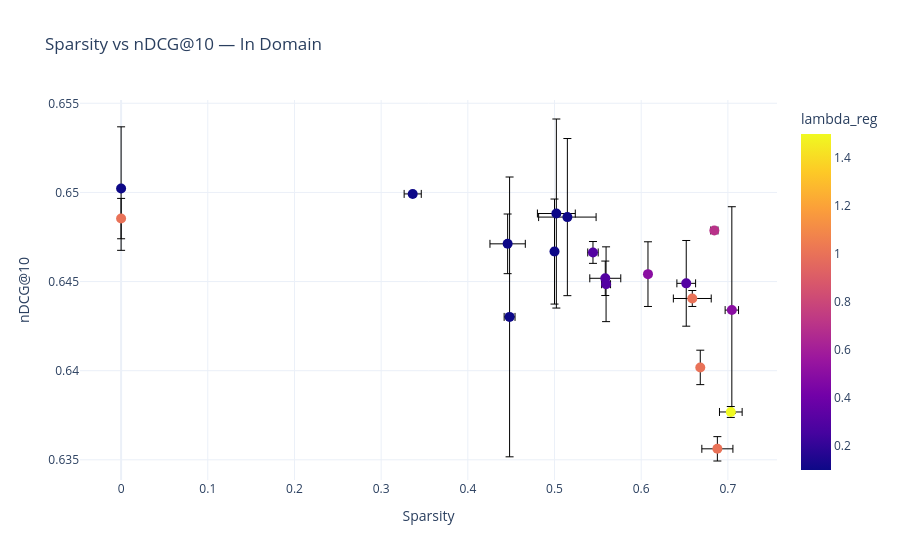

The cell this chart's notebook holds for it:
### Code cell
fig = plot_sparsity_vs_ndcg(
    xp_df,
    dataset="In Domain",
    color_key="lambda_reg",
    hover_keys=("temp_schedule", "temp_end"),
)

### Figure 1 — Plotly figure (JSON) as saved in the notebook; plotly's stock layout.template omitted (floating-point values rounded to 4 significant figures)
{"data": [{"customdata": [["temp_schedule=cosine<br>temp_end=0.01"], ["temp_schedule=cosine<br>temp_end=0.1"], ["temp_schedule=cosine<br>temp_end=0.1"], ["temp_schedule=exp<br>temp_end=0.1"], ["temp_schedule=exp<br>temp_end=0.1"], ["temp_schedule=exp<br>temp_end=0.1"], ["temp_schedule=exp<br>temp_end=0.1"], ["temp_schedule=cosine<br>temp_end=0.1"], ["temp_schedule=exp<br>temp_end=0.1"], ["temp_schedule=exp<br>temp_end=0.1"], ["temp_schedule=linear<br>temp_end=0.1"], ["temp_schedule=exp<br>temp_end=0.1"], ["temp_schedule=linear<br>temp_end=nan"], ["temp_schedule=exp<br>temp_end=0.1"], ["temp_schedule=cosine<br>temp_end=0.01"], ["temp_schedule=exp<br>temp_end=0.01"], ["temp_schedule=exp<br>temp_end=0.01"], ["temp_schedule=exp<br>temp_end=0.1"], ["temp_schedule=exp<br>temp_end=0.1"]], "error_x": {"array": [0.03316, 0.02039, 0.002734, 0.009876, 0.00627, 0.02185, 0.0, 0.01787, 0.005162, 0.0108, 0.006034, 0.007731, 0.000495, 0.004172, 0.01794, 0.0002593, 0.0, 0.02185, 0.01308], "thickness": 1}, "error_y": {"array": [0.004408, 0.001673, 0.002946, 2.354e-05, 0.007849, 0.005303, 0.003465, 0.0009664, 0.002098, 0.002404, 0.0006128, 0.005798, 0.001815, 0.0, 0.0006835, 0.0009664, 0.001131, 0.0004479, 0.0003064], "thickness": 1}, "hovertemplate": "%{customdata[0]}<br>Sparsity=%{x}<br>nDCG@10=%{y}<extra></extra>", "legendgroup": "", "marker": {"color": [0.1, 0.1, 0.1, 0.1, 0.1, 0.1, 0.1, 0.3, 0.3, 0.3, 0.3, 0.5, 0.5, 0.7, 1.0, 1.0, 1.0, 1.0, 1.5], "coloraxis": "coloraxis", "size": 10, "symbol": "circle"}, "mode": "markers", "name": "", "orientation": "v", "showlegend": false, "type": "scatter", "x": [0.5148, 0.4459, 0.5, 0.3364, 0.4482, 0.5021, 0.0, 0.5586, 0.5595, 0.652, 0.5444, 0.7046, 0.6078, 0.6844, 0.6879, 0.6682, 0.0, 0.659, 0.7034], "xaxis": "x", "y": [0.6486, 0.6471, 0.6467, 0.6499, 0.643, 0.6488, 0.6502, 0.6452, 0.6448, 0.6449, 0.6466, 0.6434, 0.6454, 0.6479, 0.6356, 0.6402, 0.6485, 0.6441, 0.6377], "yaxis": "y"}], "layout": {"coloraxis": {"colorbar": {"title": {"text": "lambda_reg"}}, "colorscale": [[0, "#0d0887"], [0.1111, "#46039f"], [0.2222, "#7201a8"], [0.3333, "#9c179e"], [0.4444, "#bd3786"], [0.5556, "#d8576b"], [0.6667, "#ed7953"], [0.7778, "#fb9f3a"], [0.8889, "#fdca26"], [1, "#f0f921"]]}, "hovermode": "closest", "legend": {"tracegroupgap": 0}, "title": {"text": "Sparsity vs nDCG@10 — In Domain"}, "xaxis": {"anchor": "y", "domain": [0, 1], "title": {"text": "Sparsity"}}, "yaxis": {"anchor": "x", "domain": [0, 1], "title": {"text": "nDCG@10"}}}}
